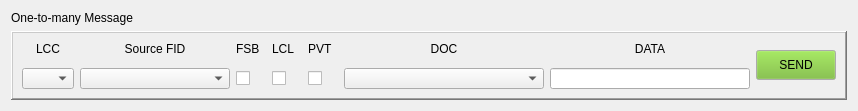
<?xml version="1.0" encoding="UTF-8"?>
<ui version="4.0">
 <class>OTM_MsgComposer</class>
 <widget class="QWidget" name="OTM_MsgComposer">
  <property name="geometry">
   <rect>
    <x>0</x>
    <y>0</y>
    <width>858</width>
    <height>111</height>
   </rect>
  </property>
  <property name="windowTitle">
   <string>Form</string>
  </property>
  <layout class="QGridLayout" name="gridLayout">
   <item row="1" column="0">
    <widget class="QFrame" name="frame">
     <property name="sizePolicy">
      <sizepolicy hsizetype="Preferred" vsizetype="Preferred">
       <horstretch>0</horstretch>
       <verstretch>0</verstretch>
      </sizepolicy>
     </property>
     <property name="frameShape">
      <enum>QFrame::WinPanel</enum>
     </property>
     <property name="frameShadow">
      <enum>QFrame::Raised</enum>
     </property>
     <layout class="QVBoxLayout" name="verticalLayout_8">
      <item>
       <layout class="QHBoxLayout" name="horizontalLayout">
        <property name="sizeConstraint">
         <enum>QLayout::SetDefaultConstraint</enum>
        </property>
        <item>
         <layout class="QVBoxLayout" name="verticalLayout">
          <property name="sizeConstraint">
           <enum>QLayout::SetMinimumSize</enum>
          </property>
          <item>
           <widget class="QLabel" name="label">
            <property name="sizePolicy">
             <sizepolicy hsizetype="Preferred" vsizetype="Minimum">
              <horstretch>0</horstretch>
              <verstretch>0</verstretch>
             </sizepolicy>
            </property>
            <property name="minimumSize">
             <size>
              <width>0</width>
              <height>20</height>
             </size>
            </property>
            <property name="text">
             <string>LCC</string>
            </property>
            <property name="alignment">
             <set>Qt::AlignHCenter|Qt::AlignTop</set>
            </property>
           </widget>
          </item>
          <item>
           <widget class="QComboBox" name="lccComboBox">
            <property name="sizePolicy">
             <sizepolicy hsizetype="Fixed" vsizetype="Minimum">
              <horstretch>0</horstretch>
              <verstretch>0</verstretch>
             </sizepolicy>
            </property>
            <property name="minimumSize">
             <size>
              <width>40</width>
              <height>20</height>
             </size>
            </property>
           </widget>
          </item>
         </layout>
        </item>
        <item>
         <layout class="QVBoxLayout" name="verticalLayout_3">
          <property name="sizeConstraint">
           <enum>QLayout::SetMinimumSize</enum>
          </property>
          <item>
           <widget class="QLabel" name="label_3">
            <property name="sizePolicy">
             <sizepolicy hsizetype="Preferred" vsizetype="Minimum">
              <horstretch>0</horstretch>
              <verstretch>0</verstretch>
             </sizepolicy>
            </property>
            <property name="minimumSize">
             <size>
              <width>0</width>
              <height>20</height>
             </size>
            </property>
            <property name="text">
             <string>Source FID</string>
            </property>
            <property name="alignment">
             <set>Qt::AlignHCenter|Qt::AlignTop</set>
            </property>
           </widget>
          </item>
          <item>
           <widget class="QComboBox" name="fidComboBox">
            <property name="sizePolicy">
             <sizepolicy hsizetype="MinimumExpanding" vsizetype="Minimum">
              <horstretch>0</horstretch>
              <verstretch>0</verstretch>
             </sizepolicy>
            </property>
            <property name="minimumSize">
             <size>
              <width>150</width>
              <height>20</height>
             </size>
            </property>
           </widget>
          </item>
         </layout>
        </item>
        <item>
         <layout class="QVBoxLayout" name="verticalLayout_4">
          <item>
           <widget class="QLabel" name="label_2">
            <property name="sizePolicy">
             <sizepolicy hsizetype="Preferred" vsizetype="Minimum">
              <horstretch>0</horstretch>
              <verstretch>0</verstretch>
             </sizepolicy>
            </property>
            <property name="minimumSize">
             <size>
              <width>30</width>
              <height>20</height>
             </size>
            </property>
            <property name="maximumSize">
             <size>
              <width>16777210</width>
              <height>16777215</height>
             </size>
            </property>
            <property name="text">
             <string>FSB</string>
            </property>
            <property name="alignment">
             <set>Qt::AlignLeading|Qt::AlignLeft|Qt::AlignTop</set>
            </property>
           </widget>
          </item>
          <item>
           <widget class="QCheckBox" name="fsbCheckBox">
            <property name="sizePolicy">
             <sizepolicy hsizetype="Minimum" vsizetype="MinimumExpanding">
              <horstretch>0</horstretch>
              <verstretch>0</verstretch>
             </sizepolicy>
            </property>
            <property name="minimumSize">
             <size>
              <width>30</width>
              <height>0</height>
             </size>
            </property>
            <property name="text">
             <string/>
            </property>
            <property name="tristate">
             <bool>false</bool>
            </property>
           </widget>
          </item>
         </layout>
        </item>
        <item>
         <layout class="QVBoxLayout" name="verticalLayout_2">
          <property name="sizeConstraint">
           <enum>QLayout::SetMinimumSize</enum>
          </property>
          <item>
           <widget class="QLabel" name="label_4">
            <property name="sizePolicy">
             <sizepolicy hsizetype="Minimum" vsizetype="Minimum">
              <horstretch>0</horstretch>
              <verstretch>0</verstretch>
             </sizepolicy>
            </property>
            <property name="minimumSize">
             <size>
              <width>30</width>
              <height>20</height>
             </size>
            </property>
            <property name="text">
             <string>LCL</string>
            </property>
            <property name="alignment">
             <set>Qt::AlignLeading|Qt::AlignLeft|Qt::AlignTop</set>
            </property>
           </widget>
          </item>
          <item>
           <widget class="QCheckBox" name="lclCheckBox">
            <property name="sizePolicy">
             <sizepolicy hsizetype="Minimum" vsizetype="MinimumExpanding">
              <horstretch>0</horstretch>
              <verstretch>0</verstretch>
             </sizepolicy>
            </property>
            <property name="minimumSize">
             <size>
              <width>20</width>
              <height>20</height>
             </size>
            </property>
            <property name="autoFillBackground">
             <bool>false</bool>
            </property>
            <property name="text">
             <string/>
            </property>
            <property name="tristate">
             <bool>false</bool>
            </property>
           </widget>
          </item>
         </layout>
        </item>
        <item>
         <layout class="QVBoxLayout" name="verticalLayout_5">
          <property name="sizeConstraint">
           <enum>QLayout::SetMinimumSize</enum>
          </property>
          <item>
           <widget class="QLabel" name="label_5">
            <property name="sizePolicy">
             <sizepolicy hsizetype="Fixed" vsizetype="Minimum">
              <horstretch>0</horstretch>
              <verstretch>0</verstretch>
             </sizepolicy>
            </property>
            <property name="minimumSize">
             <size>
              <width>30</width>
              <height>20</height>
             </size>
            </property>
            <property name="text">
             <string>PVT</string>
            </property>
            <property name="alignment">
             <set>Qt::AlignLeading|Qt::AlignLeft|Qt::AlignTop</set>
            </property>
           </widget>
          </item>
          <item>
           <widget class="QCheckBox" name="pvtCheckBox">
            <property name="sizePolicy">
             <sizepolicy hsizetype="Minimum" vsizetype="MinimumExpanding">
              <horstretch>0</horstretch>
              <verstretch>0</verstretch>
             </sizepolicy>
            </property>
            <property name="minimumSize">
             <size>
              <width>30</width>
              <height>0</height>
             </size>
            </property>
            <property name="text">
             <string/>
            </property>
            <property name="tristate">
             <bool>false</bool>
            </property>
           </widget>
          </item>
         </layout>
        </item>
        <item>
         <layout class="QVBoxLayout" name="verticalLayout_6">
          <property name="sizeConstraint">
           <enum>QLayout::SetMinimumSize</enum>
          </property>
          <item>
           <widget class="QLabel" name="label_6">
            <property name="sizePolicy">
             <sizepolicy hsizetype="Preferred" vsizetype="Minimum">
              <horstretch>0</horstretch>
              <verstretch>0</verstretch>
             </sizepolicy>
            </property>
            <property name="minimumSize">
             <size>
              <width>0</width>
              <height>20</height>
             </size>
            </property>
            <property name="text">
             <string>DOC</string>
            </property>
            <property name="alignment">
             <set>Qt::AlignHCenter|Qt::AlignTop</set>
            </property>
           </widget>
          </item>
          <item>
           <widget class="QComboBox" name="docComboBox">
            <property name="sizePolicy">
             <sizepolicy hsizetype="MinimumExpanding" vsizetype="Fixed">
              <horstretch>0</horstretch>
              <verstretch>0</verstretch>
             </sizepolicy>
            </property>
            <property name="minimumSize">
             <size>
              <width>200</width>
              <height>20</height>
             </size>
            </property>
           </widget>
          </item>
         </layout>
        </item>
        <item>
         <layout class="QVBoxLayout" name="verticalLayout_7">
          <item>
           <widget class="QLabel" name="label_7">
            <property name="sizePolicy">
             <sizepolicy hsizetype="Preferred" vsizetype="Minimum">
              <horstretch>0</horstretch>
              <verstretch>0</verstretch>
             </sizepolicy>
            </property>
            <property name="minimumSize">
             <size>
              <width>0</width>
              <height>20</height>
             </size>
            </property>
            <property name="text">
             <string>DATA</string>
            </property>
            <property name="alignment">
             <set>Qt::AlignHCenter|Qt::AlignTop</set>
            </property>
           </widget>
          </item>
          <item>
           <widget class="QLineEdit" name="dataLineEdit">
            <property name="sizePolicy">
             <sizepolicy hsizetype="MinimumExpanding" vsizetype="Minimum">
              <horstretch>0</horstretch>
              <verstretch>0</verstretch>
             </sizepolicy>
            </property>
            <property name="minimumSize">
             <size>
              <width>200</width>
              <height>20</height>
             </size>
            </property>
            <property name="text">
             <string/>
            </property>
           </widget>
          </item>
         </layout>
        </item>
        <item>
         <widget class="QPushButton" name="sendButton">
          <property name="sizePolicy">
           <sizepolicy hsizetype="Minimum" vsizetype="Fixed">
            <horstretch>0</horstretch>
            <verstretch>0</verstretch>
           </sizepolicy>
          </property>
          <property name="minimumSize">
           <size>
            <width>0</width>
            <height>30</height>
           </size>
          </property>
          <property name="palette">
           <palette>
            <active>
             <colorrole role="WindowText">
              <brush brushstyle="SolidPattern">
               <color alpha="255">
                <red>0</red>
                <green>0</green>
                <blue>0</blue>
               </color>
              </brush>
             </colorrole>
             <colorrole role="Button">
              <brush brushstyle="SolidPattern">
               <color alpha="255">
                <red>112</red>
                <green>184</green>
                <blue>44</blue>
               </color>
              </brush>
             </colorrole>
             <colorrole role="Text">
              <brush brushstyle="SolidPattern">
               <color alpha="255">
                <red>0</red>
                <green>0</green>
                <blue>0</blue>
               </color>
              </brush>
             </colorrole>
             <colorrole role="ButtonText">
              <brush brushstyle="SolidPattern">
               <color alpha="255">
                <red>0</red>
                <green>0</green>
                <blue>0</blue>
               </color>
              </brush>
             </colorrole>
             <colorrole role="LinkVisited">
              <brush brushstyle="SolidPattern">
               <color alpha="255">
                <red>162</red>
                <green>255</green>
                <blue>74</blue>
               </color>
              </brush>
             </colorrole>
            </active>
            <inactive>
             <colorrole role="WindowText">
              <brush brushstyle="SolidPattern">
               <color alpha="255">
                <red>0</red>
                <green>0</green>
                <blue>0</blue>
               </color>
              </brush>
             </colorrole>
             <colorrole role="Button">
              <brush brushstyle="SolidPattern">
               <color alpha="255">
                <red>112</red>
                <green>184</green>
                <blue>44</blue>
               </color>
              </brush>
             </colorrole>
             <colorrole role="Text">
              <brush brushstyle="SolidPattern">
               <color alpha="255">
                <red>0</red>
                <green>0</green>
                <blue>0</blue>
               </color>
              </brush>
             </colorrole>
             <colorrole role="ButtonText">
              <brush brushstyle="SolidPattern">
               <color alpha="255">
                <red>0</red>
                <green>0</green>
                <blue>0</blue>
               </color>
              </brush>
             </colorrole>
             <colorrole role="LinkVisited">
              <brush brushstyle="SolidPattern">
               <color alpha="255">
                <red>162</red>
                <green>255</green>
                <blue>74</blue>
               </color>
              </brush>
             </colorrole>
            </inactive>
            <disabled>
             <colorrole role="WindowText">
              <brush brushstyle="SolidPattern">
               <color alpha="96">
                <red>164</red>
                <green>166</green>
                <blue>168</blue>
               </color>
              </brush>
             </colorrole>
             <colorrole role="Button">
              <brush brushstyle="SolidPattern">
               <color alpha="255">
                <red>112</red>
                <green>184</green>
                <blue>44</blue>
               </color>
              </brush>
             </colorrole>
             <colorrole role="Text">
              <brush brushstyle="SolidPattern">
               <color alpha="96">
                <red>164</red>
                <green>166</green>
                <blue>168</blue>
               </color>
              </brush>
             </colorrole>
             <colorrole role="ButtonText">
              <brush brushstyle="SolidPattern">
               <color alpha="255">
                <red>208</red>
                <green>208</green>
                <blue>208</blue>
               </color>
              </brush>
             </colorrole>
             <colorrole role="LinkVisited">
              <brush brushstyle="SolidPattern">
               <color alpha="255">
                <red>162</red>
                <green>255</green>
                <blue>74</blue>
               </color>
              </brush>
             </colorrole>
            </disabled>
           </palette>
          </property>
          <property name="text">
           <string>SEND</string>
          </property>
          <property name="flat">
           <bool>false</bool>
          </property>
         </widget>
        </item>
       </layout>
      </item>
     </layout>
    </widget>
   </item>
   <item row="0" column="0">
    <widget class="QLabel" name="label_8">
     <property name="text">
      <string>One-to-many Message</string>
     </property>
    </widget>
   </item>
  </layout>
 </widget>
 <resources/>
 <connections/>
</ui>
